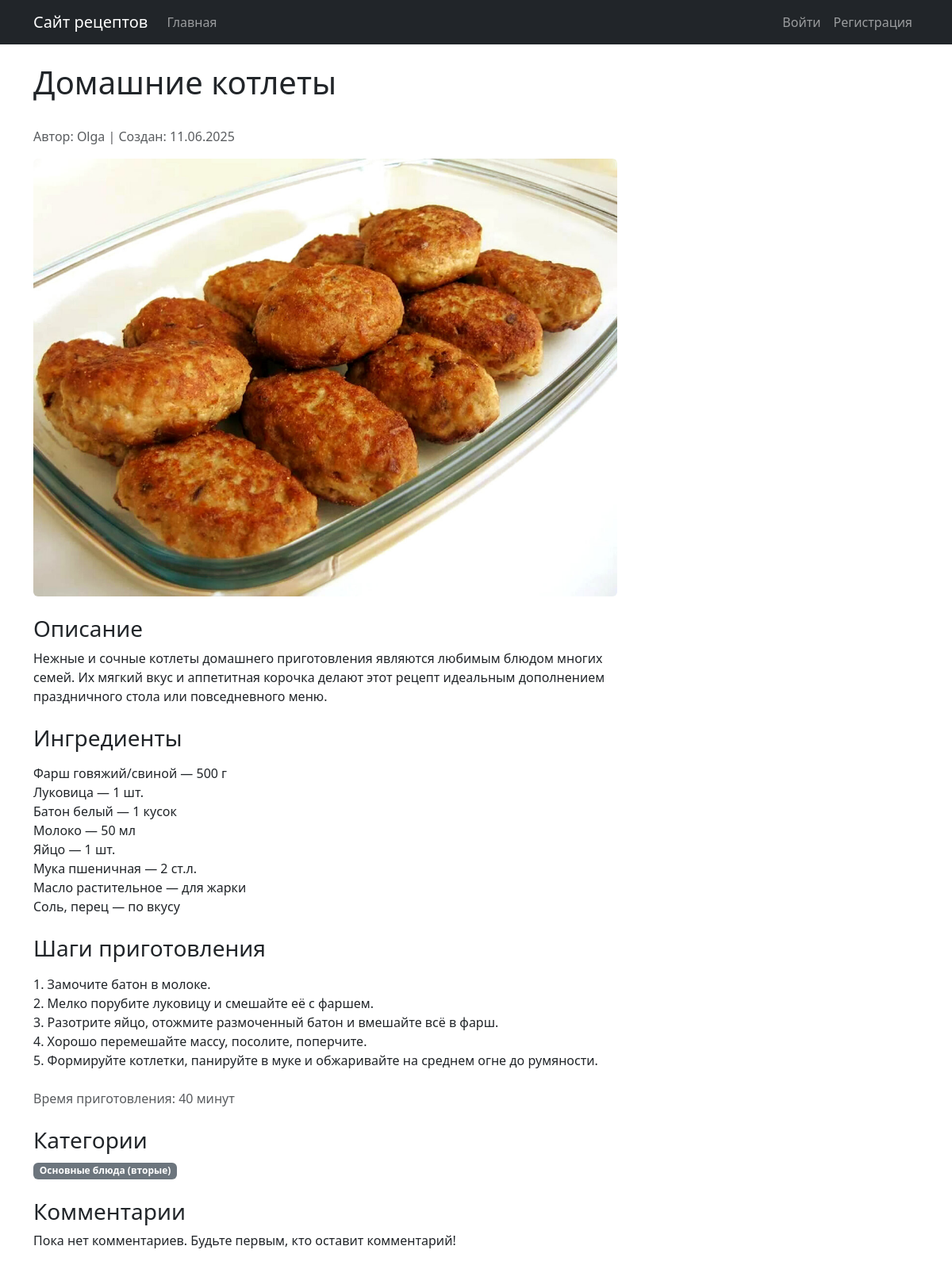
Page /recipe/3/ on the committed database.
### recipes/models.py (models this page shows, shortened)
class Recipe(models.Model):
    title = models.CharField(max_length=200, verbose_name='Название рецепта')
    description = models.TextField(verbose_name='Описание')
    cooking_steps = models.TextField(verbose_name='Шаги приготовления')
    cooking_time = models.IntegerField(verbose_name='Время приготовления (в минутах)')
    image = models.ImageField(upload_to='recipes/', verbose_name='Изображение')
    author = models.ForeignKey(User, on_delete=models.CASCADE, verbose_name='Автор')
    categories = models.ManyToManyField(Category, through='RecipeCategory', verbose_name='Категории')
    ingredients = models.TextField(verbose_name='Ингредиенты')
    created_at = models.DateTimeField(auto_now_add=True)
    updated_at = models.DateTimeField(auto_now=True)
    average_rating = models.FloatField(default=0, verbose_name='Средний рейтинг')
    class Meta:
        verbose_name = 'Рецепт'
        verbose_name_plural = 'Рецепты'
        ordering = ['-created_at']

class Category(models.Model):
    name = models.CharField(max_length=100, verbose_name='Название категории')
    description = models.TextField(blank=True, verbose_name='Описание категории')
    created_at = models.DateTimeField(auto_now_add=True)
    class Meta:
        verbose_name = 'Категория'
        verbose_name_plural = 'Категории'
        ordering = ['name']

### recipes/views.py (the view, shortened to what this page needs)
# urls.py: path('recipe/<int:pk>/', views.recipe_detail, name='recipe_detail'),
def recipe_detail(request, pk):
    recipe = get_object_or_404(Recipe, pk=pk)
    comments = recipe.comments.all()
    comment_form = CommentForm()
    rating_form = RatingForm()
    user_rating = None
    is_favorite = False
    if request.user.is_authenticated:
        user_rating = Rating.objects.filter(recipe=recipe, user=request.user).first()
        is_favorite = Favorite.objects.filter(recipe=recipe, user=request.user).exists()
    return render(request, 'recipes/recipe_detail.html', {
        'recipe': recipe,
        'comments': comments,
        'comment_form': comment_form,
        'rating_form': rating_form,
        'user_rating': user_rating,
        'is_favorite': is_favorite
    })

### recipes/templates/recipes/recipe_detail.html (shortened to what this page needs)
{% extends 'recipes/base.html' %}
{% block content %}
<div class="row">
    <div class="col-md-8">
        <div class="d-flex justify-content-between align-items-center mb-4">
            <h1>{{ recipe.title }}</h1>
        </div>
        <p class="text-muted">Автор: {{ recipe.author.username }} | Создан: {{ recipe.created_at|date:"d.m.Y" }}</p>
        {% if recipe.image %}
        <img src="{{ recipe.image.url }}" class="img-fluid rounded mb-4" alt="{{ recipe.title }}">
        {% endif %}
        <div class="mb-4">
            <h3>Описание</h3>
            <p>{{ recipe.description }}</p>
        </div>
        <div class="mb-4">
            <h3>Ингредиенты</h3>
            <p>{{ recipe.ingredients|linebreaks }}</p>
        </div>
        <div class="mb-4">
            <h3>Шаги приготовления</h3>
            <p>{{ recipe.cooking_steps|linebreaks }}</p>
        </div>
        <div class="mb-4">
            <p class="text-muted">Время приготовления: {{ recipe.cooking_time }} минут</p>
        </div>
        {% if recipe.categories.all %}
        <div class="mb-4">
            <h3>Категории</h3>
            <p>
                {% for category in recipe.categories.all %}
                <span class="badge bg-secondary">{{ category.name }}</span>
                {% endfor %}
            </p>
        </div>
        {% endif %}
        <div class="mb-4">
            <h3>Комментарии</h3>
            {% for comment in comments %}
            <div class="card mb-2">
                <div class="card-body">
                    <h6 class="card-subtitle mb-2 text-muted">{{ comment.author.username }} | {{ comment.created_at|date:"d.m.Y H:i" }}</h6>
                    <p class="card-text">{{ comment.text }}</p>
                </div>
            </div>
            {% empty %}
            <p>Пока нет комментариев. Будьте первым, кто оставит комментарий!</p>
            {% endfor %}
        </div>
    </div>
</div>
{% endblock %}

### rows in the picture
Recipe: title "Домашние котлеты", author.username "Olga", created_at "11.06.2025", image (picture), description "Нежные и сочные котлеты домашнего приготовления являются любимым блюдом многих семей. Их мягкий вкус и аппетитная корочка делают этот рецепт идеальным дополнением праздничного стола или повседневного меню.", ingredients "Фарш говяжий/свиной — 500 г Луковица — 1 шт. Батон белый — 1 кусок Молоко — 50 мл Яйцо — 1 шт. Мука пшеничная — 2 ст.л. Масло растительное — для жарки Соль, перец — по вкусу", cooking_steps "1. Замочите батон в молоке. 2. Мелко порубите луковицу и смешайте её с фаршем. 3. Разотрите яйцо, отожмите размоченный батон и вмешайте всё в фарш. 4. Хорошо перемешайте массу, посолите, поперчите. 5. Формируйте котлетки, панируйте в муке и обжаривайте на среднем огне до румяности.", cooking_time "40"
Category: name "Основные блюда (вторые)"
